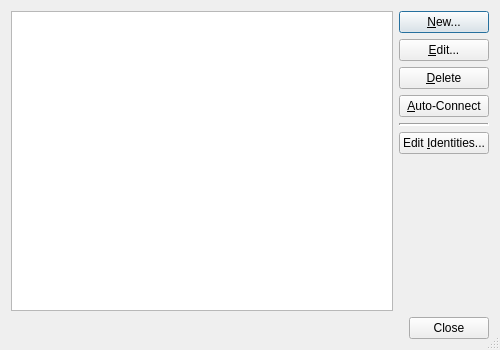
<?xml version="1.0" encoding="UTF-8"?>
<ui version="4.0">
 <class>IrcNetworkListDialog</class>
 <widget class="QDialog" name="IrcNetworkListDialog">
  <property name="geometry">
   <rect>
    <x>0</x>
    <y>0</y>
    <width>500</width>
    <height>350</height>
   </rect>
  </property>
  <property name="windowTitle">
   <string>IRC Networks</string>
  </property>
  <property name="sizeGripEnabled">
   <bool>true</bool>
  </property>
  <layout class="QGridLayout" name="gridLayout">
   <item row="0" column="0">
    <widget class="QTreeWidget" name="networksList">
     <property name="editTriggers">
      <set>QAbstractItemView::NoEditTriggers</set>
     </property>
     <property name="alternatingRowColors">
      <bool>true</bool>
     </property>
     <property name="columnCount">
      <number>2</number>
     </property>
     <attribute name="headerVisible">
      <bool>false</bool>
     </attribute>
     <column>
      <property name="text">
       <string notr="true">1</string>
      </property>
     </column>
     <column>
      <property name="text">
       <string notr="true">2</string>
      </property>
     </column>
    </widget>
   </item>
   <item row="0" column="1">
    <layout class="QVBoxLayout" name="verticalLayout">
     <item>
      <widget class="QPushButton" name="newButton">
       <property name="toolTip">
        <string>Press to define a new network</string>
       </property>
       <property name="text">
        <string>&amp;New...</string>
       </property>
      </widget>
     </item>
     <item>
      <widget class="QPushButton" name="editButton">
       <property name="toolTip">
        <string>Press to edit the selected network</string>
       </property>
       <property name="text">
        <string>&amp;Edit...</string>
       </property>
      </widget>
     </item>
     <item>
      <widget class="QPushButton" name="deleteButton">
       <property name="toolTip">
        <string>Press to delete the selected network</string>
       </property>
       <property name="text">
        <string>&amp;Delete</string>
       </property>
      </widget>
     </item>
     <item>
      <widget class="QPushButton" name="autoConnectButton">
       <property name="toolTip">
        <string>Press to  toggle the auto-connect flag of the selected network</string>
       </property>
       <property name="text">
        <string>&amp;Auto-Connect</string>
       </property>
       <property name="checkable">
        <bool>true</bool>
       </property>
      </widget>
     </item>
     <item>
      <widget class="Line" name="line">
       <property name="lineWidth">
        <number>2</number>
       </property>
       <property name="orientation">
        <enum>Qt::Horizontal</enum>
       </property>
      </widget>
     </item>
     <item>
      <widget class="QPushButton" name="editIdentitiesButton">
       <property name="toolTip">
        <string>Press to edit the identities</string>
       </property>
       <property name="text">
        <string>Edit &amp;Identities...</string>
       </property>
      </widget>
     </item>
     <item>
      <spacer name="verticalSpacer">
       <property name="orientation">
        <enum>Qt::Vertical</enum>
       </property>
       <property name="sizeHint" stdset="0">
        <size>
         <width>20</width>
         <height>40</height>
        </size>
       </property>
      </spacer>
     </item>
    </layout>
   </item>
   <item row="1" column="0" colspan="2">
    <widget class="QDialogButtonBox" name="buttonBox">
     <property name="orientation">
      <enum>Qt::Horizontal</enum>
     </property>
     <property name="standardButtons">
      <set>QDialogButtonBox::Close</set>
     </property>
    </widget>
   </item>
  </layout>
 </widget>
 <tabstops>
  <tabstop>networksList</tabstop>
  <tabstop>newButton</tabstop>
  <tabstop>editButton</tabstop>
  <tabstop>deleteButton</tabstop>
  <tabstop>autoConnectButton</tabstop>
  <tabstop>editIdentitiesButton</tabstop>
  <tabstop>buttonBox</tabstop>
 </tabstops>
 <resources/>
 <connections>
  <connection>
   <sender>buttonBox</sender>
   <signal>accepted()</signal>
   <receiver>IrcNetworkListDialog</receiver>
   <slot>accept()</slot>
   <hints>
    <hint type="sourcelabel">
     <x>248</x>
     <y>254</y>
    </hint>
    <hint type="destinationlabel">
     <x>157</x>
     <y>274</y>
    </hint>
   </hints>
  </connection>
  <connection>
   <sender>buttonBox</sender>
   <signal>rejected()</signal>
   <receiver>IrcNetworkListDialog</receiver>
   <slot>reject()</slot>
   <hints>
    <hint type="sourcelabel">
     <x>316</x>
     <y>260</y>
    </hint>
    <hint type="destinationlabel">
     <x>286</x>
     <y>274</y>
    </hint>
   </hints>
  </connection>
 </connections>
</ui>
